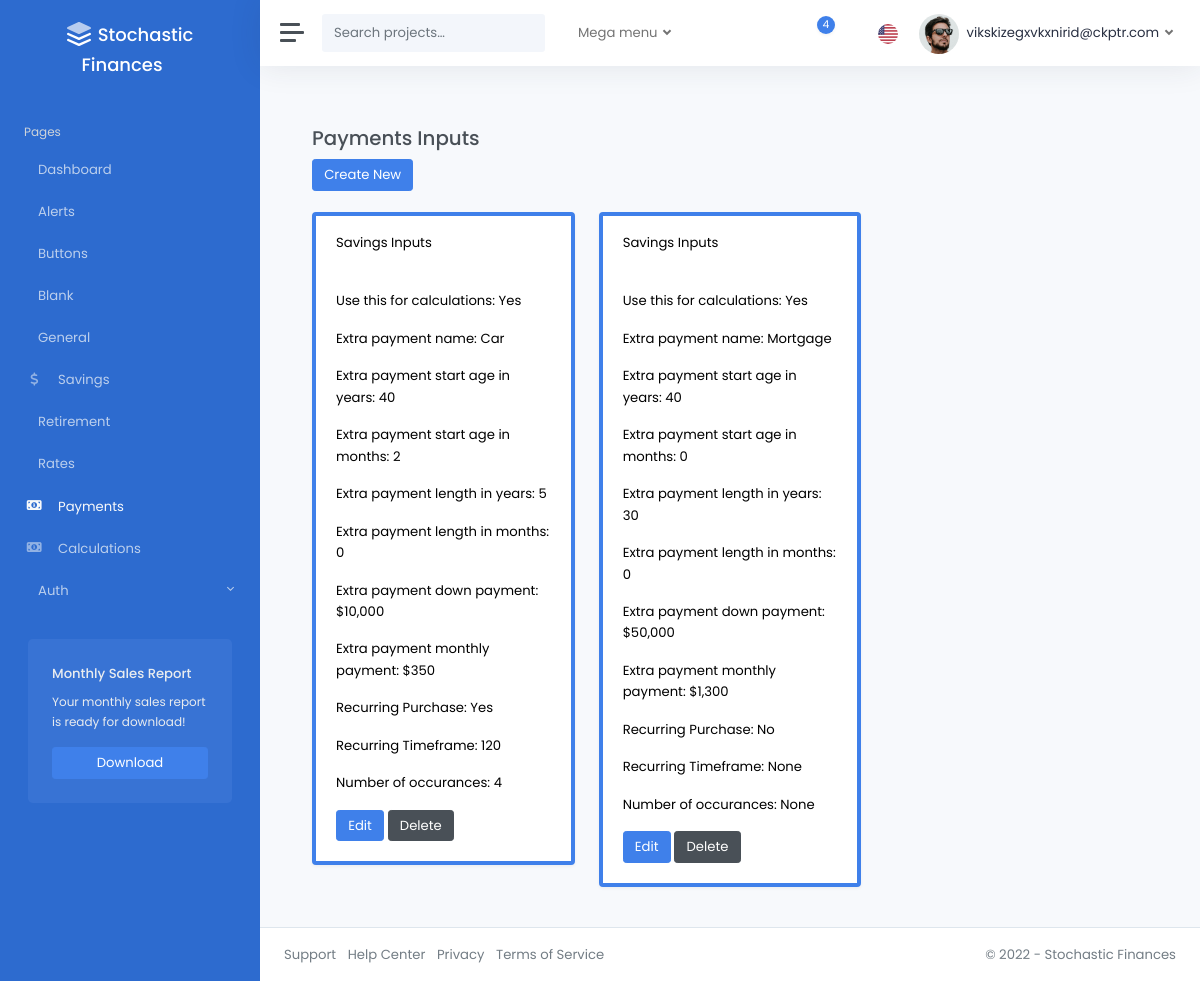
Page /payments/ (signed in) on the earlier database version.
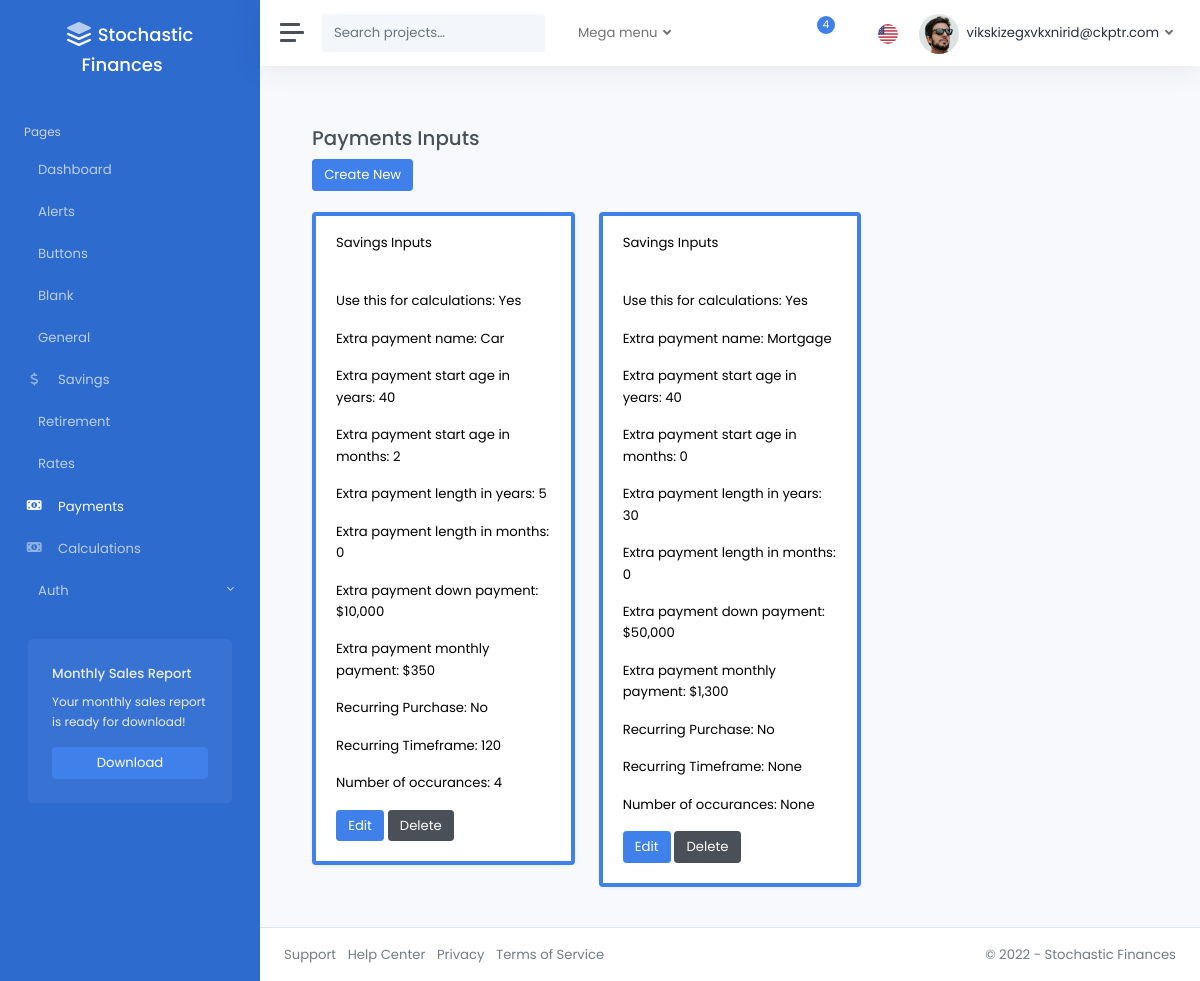
Same page on the later database version.
### pages/models.py (models this page shows)
class PaymentsInputsModel(models.Model):
    is_active = models.BooleanField(default=False)
    pmt_name = models.CharField(max_length=100, null=True, blank=True)
    pmt_start_age_yrs = models.IntegerField(
        null=True, blank=True, validators=[validate_pmt_start_age_yrs]
    )
    pmt_start_age_mos = models.IntegerField(
        null=True, blank=True, validators=[validate_range_age_mos]
    )
    pmt_length_yrs = models.IntegerField(
        null=True, blank=True, validators=[validate_pmt_length_yrs]
    )
    pmt_length_mos = models.IntegerField(
        null=True, blank=True, validators=[validate_range_age_mos]
    )
    down_pmt = models.FloatField(
        null=True, blank=True, validators=[validate_down_pmt, decimal_validator]
    )
    reg_pmt_amt = models.FloatField(
        null=True, blank=True, validators=[validate_reg_pmt_amt, decimal_validator]
    )
    pmt_freq_mos = models.IntegerField(
        null=True, blank=True, validators=[validate_positive_int]
    )
    recurring_purchase = models.BooleanField(default=False)
    recurring_timeframe = models.IntegerField(
        null=True, blank=True, validators=[validate_positive_int]
    )
    recurring_length = models.IntegerField(
        null=True, blank=True, validators=[validate_non_negative_int]
    )
    created_by = models.ForeignKey(
        CustomUser,
        related_name="payments_inputs",
        on_delete=models.CASCADE,
        null=True,
        blank=True,
    )
    modified_at = models.DateTimeField(auto_now=True)
    class Meta:
        verbose_name_plural = "Payments_Inputs"

### pages/views.py (the view)
@login_required
def payments_inputs_dashboard(request):
    payments_inputs_models = PaymentsInputsModel.objects.filter(created_by=request.user)
    return render(
        request,
        "pages/payments_inputs.html",
        {"payments_inputs": payments_inputs_models},
    )

### templates/pages/payments_inputs.html (shortened to what this page needs)
{% extends 'layouts/_base.html' %}
{% load static %}
{% block content %}
<div class="container">
    <br />
    <h3>Payments Inputs</h3>
    <div>
        <a href="{% url 'payments_inputs_create'%}" class="btn btn-primary">Create New</a>
    </div>
<br />
<div class="row">
    {% for item in payments_inputs %}
        <div class="col-md-4">
            <div class="card shadow {% if item.is_active %}border-primary{% else %}border-dark{% endif %} mb-3 text-black" style="border-width: {% if item.is_active %}4px{% else %}3px{% endif %};">
                <div class="card-header">Savings Inputs</div>
                <div class="card-body">
                    <p class="card-text">Use this for calculations: {{ item.is_active|yesno|title }}</p>
                    <p class="card-text">Extra payment name: {{ item.pmt_name|title }}</p>
                    <p class="card-text">Extra payment start age in years: {{ item.pmt_start_age_yrs }}</p>
                    <p class="card-text">Extra payment start age in months: {{ item.pmt_start_age_mos}}</p>
                    <p class="card-text">Extra payment length in years: {{ item.pmt_length_yrs}}</p>
                    <p class="card-text">Extra payment length in months: {{ item.pmt_length_mos }}</p>
                    <p class="card-text">Extra payment down payment: ${{ item.down_pmt|floatformat:"0g" }}</p>
                    <p class="card-text">Extra payment monthly payment: ${{ item.reg_pmt_amt|floatformat:"0g" }}</p>
                    <p class="card-text">Recurring Purchase: {{ item.recurring_purchase|yesno|title }}</p>
                    <p class="card-text">Recurring Timeframe: {{item.recurring_timeframe }}</p>
                    <p class="card-text">Number of occurances: {{item.recurring_length }}</p>
                    <a href="{% url 'payments_inputs_edit' item.id %}" class="btn btn-primary">Edit</a>
                    <a href="{% url 'payments_inputs_delete' item.id %}" class="btn btn-secondary">Delete</a>
                  </div>
                </div>
              </div>
            {% endfor %}
</div>
</div>
{% endblock %}

Differences in the rows shown:
changed PaymentsInputsModel "Car": recurring_purchase "Yes" → "No"
